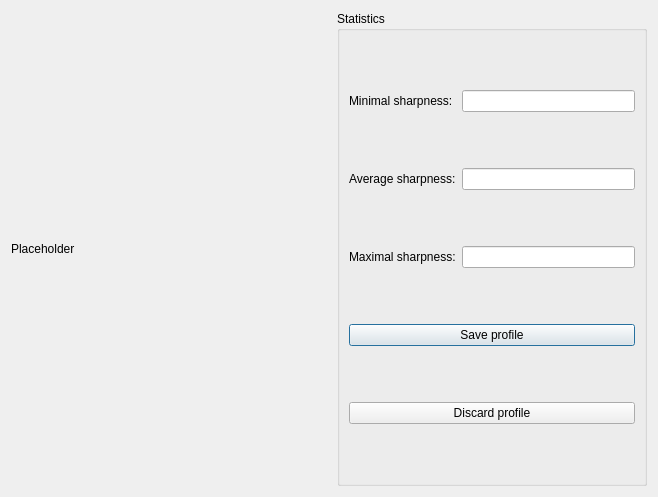
<?xml version="1.0" encoding="UTF-8"?>
<ui version="4.0">
 <class>ProfileDialog</class>
 <widget class="QDialog" name="ProfileDialog">
  <property name="geometry">
   <rect>
    <x>0</x>
    <y>0</y>
    <width>658</width>
    <height>497</height>
   </rect>
  </property>
  <property name="windowTitle">
   <string>Dialog</string>
  </property>
  <layout class="QHBoxLayout" name="horizontalLayout">
   <item>
    <widget class="QLabel" name="ImageProfile">
     <property name="minimumSize">
      <size>
       <width>320</width>
       <height>240</height>
      </size>
     </property>
     <property name="text">
      <string>Placeholder</string>
     </property>
    </widget>
   </item>
   <item>
    <widget class="QGroupBox" name="groupBox">
     <property name="title">
      <string>Statistics</string>
     </property>
     <layout class="QGridLayout" name="gridLayout">
      <item row="0" column="0">
       <widget class="QLabel" name="MinimalSharpness">
        <property name="text">
         <string>Minimal sharpness:</string>
        </property>
       </widget>
      </item>
      <item row="0" column="1">
       <widget class="QLineEdit" name="MinSharpness2"/>
      </item>
      <item row="1" column="0">
       <widget class="QLabel" name="AverageShaprness">
        <property name="text">
         <string>Average sharpness:</string>
        </property>
       </widget>
      </item>
      <item row="1" column="1">
       <widget class="QLineEdit" name="AvgSharpness2"/>
      </item>
      <item row="2" column="0">
       <widget class="QLabel" name="MaximalSharpness">
        <property name="text">
         <string>Maximal sharpness:</string>
        </property>
       </widget>
      </item>
      <item row="2" column="1">
       <widget class="QLineEdit" name="MaxSharpness2"/>
      </item>
      <item row="3" column="0" colspan="2">
       <widget class="QPushButton" name="Save">
        <property name="text">
         <string>Save profile</string>
        </property>
       </widget>
      </item>
      <item row="4" column="0" colspan="2">
       <widget class="QPushButton" name="Discard">
        <property name="text">
         <string>Discard profile</string>
        </property>
       </widget>
      </item>
     </layout>
    </widget>
   </item>
  </layout>
 </widget>
 <resources/>
 <connections/>
</ui>
